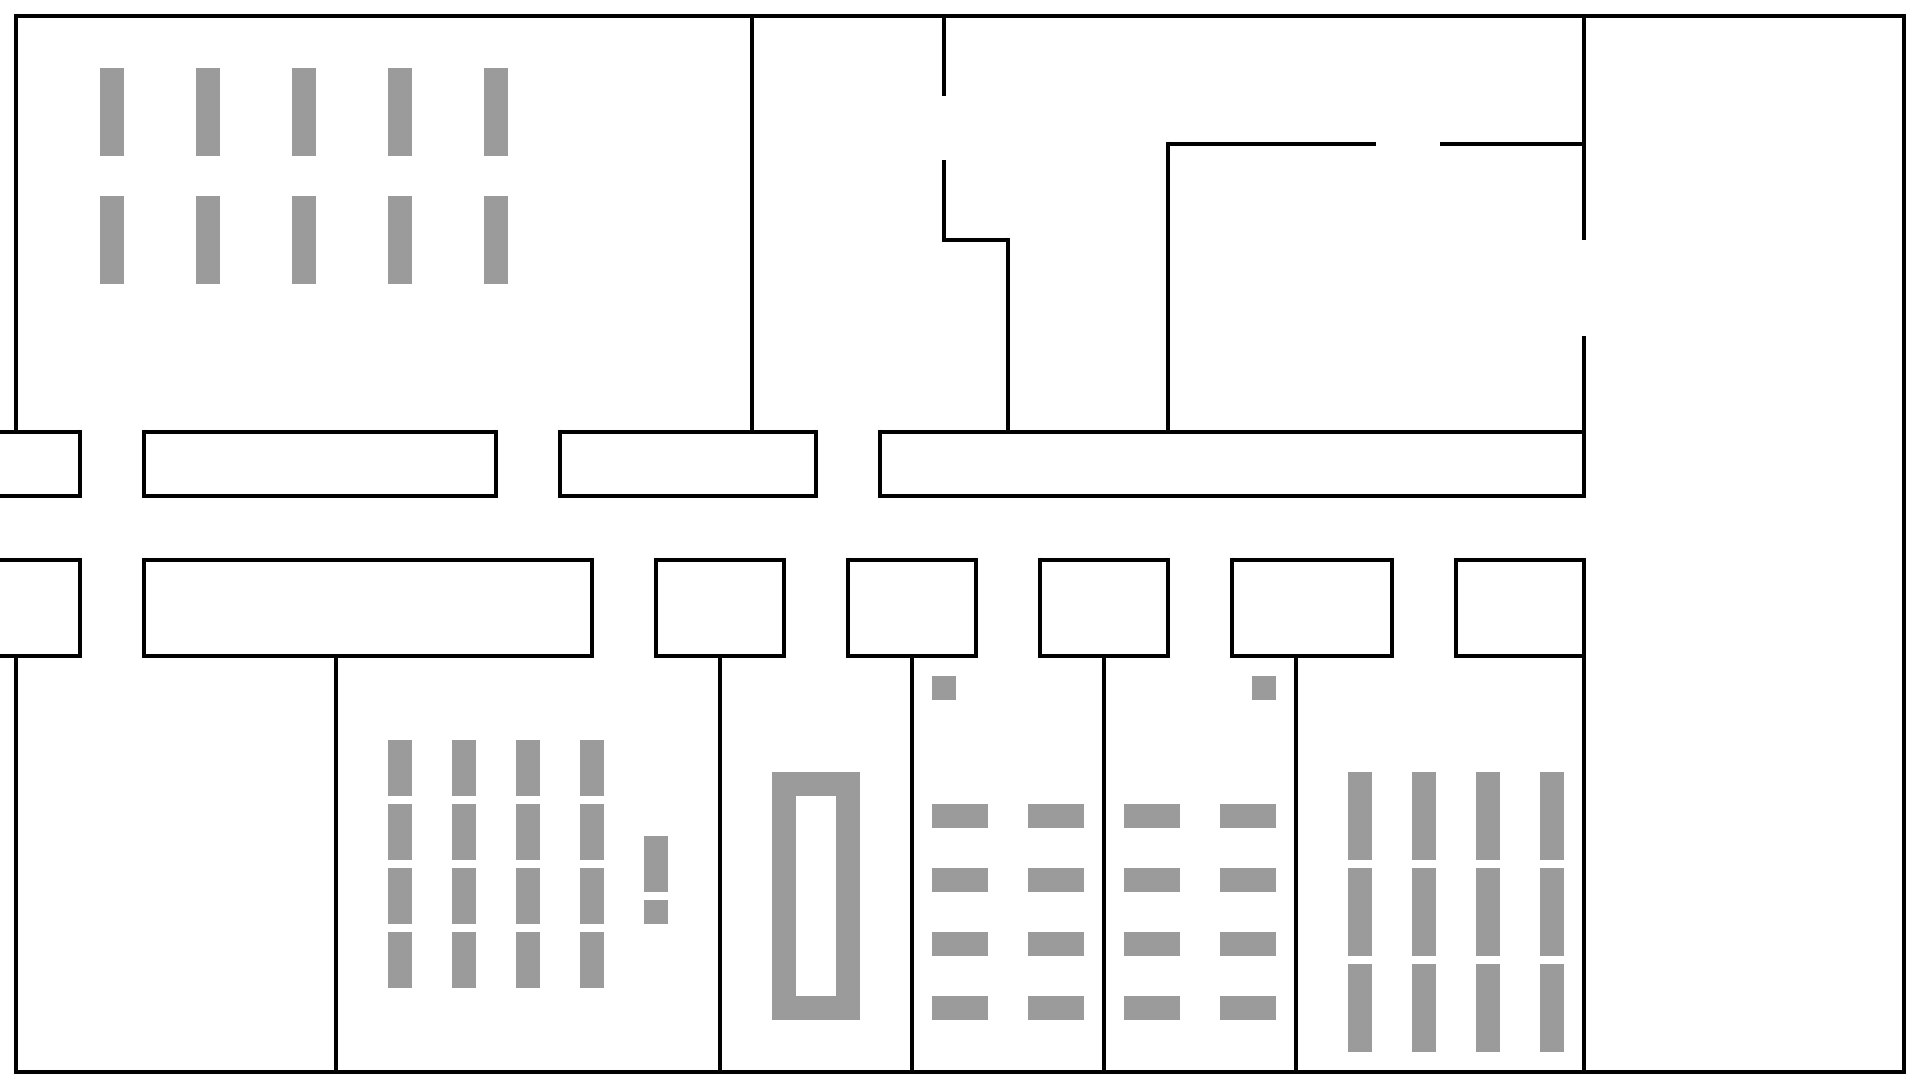

Tiled map render using the project's own tile images. Description and the map definition, with tile-layer contents summarised, below:
An orthogonal 60x34 tile map with 32x32 px tiles, 3 tile layers (floor, tables, walls) and 335 objects (35x dude, 20x door, 10x sign, 2x fire).

<map version="1.2" tiledversion="1.3.1" orientation="orthogonal" renderorder="right-down" compressionlevel="0" width="60" height="34" tilewidth="32" tileheight="32" infinite="0" nextlayerid="14" nextobjectid="413">
 <editorsettings>
  <export target="../maps/polysnack-experimental.json" format="json" />
 </editorsettings>
 <tileset firstgid="1" name="minimal-tileset" tilewidth="32" tileheight="32" tilecount="99" columns="9">
  <image source="../maps/minimal-tileset.png" width="288" height="352" />
 </tileset>
 <layer id="1" name="floor" width="60" height="34">
  <data>[2040 cells, 2040 non-empty, 1 distinct tile ids]</data>
 </layer>
 <layer id="12" name="tables" width="60" height="34">
  <data>[2040 cells, 153 non-empty, 11 distinct tile ids]</data>
 </layer>
 <layer id="2" name="walls" width="60" height="34">
  <data>[2040 cells, 516 non-empty, 11 distinct tile ids]</data>
 </layer>
 <objectgroup id="3" name="navmesh" visible="0">
  <object id="1" x="1816" y="440" width="80" height="208" />
  <object id="2" x="84" y="424" width="55" height="16" />
  <object id="4" x="504" y="424" width="48" height="17" />
  <object id="5" x="24" y="752" width="304" height="312" />
  <object id="6" x="344" y="992" width="368" height="72" />
  <object id="7" x="728" y="768" width="40" height="256" />
  <object id="8" x="992" y="752" width="32" height="176" />
  <object id="11" x="84" y="648" width="55" height="16" />
  <object id="12" x="600" y="648" width="48" height="16" />
  <object id="13" x="792" y="648" width="48" height="16" />
  <object id="14" x="984" y="648" width="48" height="16" />
  <object id="15" x="1176" y="648" width="48" height="16" />
  <object id="16" x="1400" y="648" width="48" height="16" />
  <object id="17" x="1592" y="648" width="304" height="416" />
  <object id="18" x="1592" y="24" width="304" height="240" />
  <object id="19" x="1576" y="248" width="16" height="80" />
  <object id="20" x="952" y="24" width="120" height="80" />
  <object id="21" x="1432" y="24" width="144" height="112" />
  <object id="22" x="1176" y="152" width="400" height="272" />
  <object id="23" x="1384" y="136" width="48" height="16" />
  <object id="24" x="760" y="24" width="176" height="400" />
  <object id="25" x="936" y="104" width="16" height="48" />
  <object id="26" x="952" y="104" width="120" height="128" />
  <object id="27" x="1016" y="232" width="144" height="192" />
  <object id="28" x="936" y="248" width="64" height="176" />
  <object id="29" x="820" y="424" width="55" height="16" />
  <object id="30" x="1816" y="264" width="80" height="48" />
  <object id="31" x="1816" y="312" width="80" height="128" />
  <object id="32" x="1592" y="312" width="112" height="128" />
  <object id="33" x="1704" y="312" width="112" height="128" />
  <object id="34" x="1704" y="440" width="112" height="208" />
  <object id="35" x="1592" y="440" width="112" height="208" />
  <object id="36" x="1704" y="264" width="112" height="48" />
  <object id="37" x="1592" y="264" width="112" height="48" />
  <object id="38" x="1448" y="500" width="144" height="55" />
  <object id="39" x="1400" y="500" width="48" height="148" />
  <object id="40" x="1224" y="500" width="176" height="56" />
  <object id="41" x="1176" y="500" width="48" height="148" />
  <object id="42" x="1032" y="500" width="144" height="56" />
  <object id="43" x="984" y="500" width="48" height="148" />
  <object id="44" x="875" y="500" width="109" height="55" />
  <object id="45" x="820" y="440" width="55" height="115" />
  <object id="46" x="792" y="555" width="48" height="93" />
  <object id="47" x="648" y="501" width="144" height="54" />
  <object id="48" x="600" y="500" width="48" height="148" />
  <object id="49" x="504" y="441" width="48" height="115" />
  <object id="50" x="139" y="500" width="365" height="56" />
  <object id="51" x="0" y="500" width="84" height="56" />
  <object id="52" x="1120" y="24" width="32" height="80" />
  <object id="53" x="1192" y="24" width="192" height="112" />
  <object id="54" x="1384" y="24" width="48" height="112" />
  <object id="55" x="344" y="664" width="120" height="72" />
  <object id="56" x="608" y="664" width="32" height="72" />
  <object id="57" x="640" y="664" width="72" height="72" />
  <object id="58" x="24" y="664" width="88" height="88" />
  <object id="59" x="112" y="664" width="32" height="88" />
  <object id="60" x="144" y="664" width="184" height="88" />
  <object id="61" x="728" y="664" width="72" height="104" />
  <object id="62" x="800" y="664" width="32" height="104" />
  <object id="63" x="832" y="664" width="72" height="104" />
  <object id="64" x="960" y="664" width="32" height="88" />
  <object id="65" x="992" y="664" width="32" height="88" />
  <object id="66" x="1024" y="664" width="72" height="88" />
  <object id="70" x="1304" y="664" width="104" height="104" />
  <object id="71" x="1408" y="664" width="32" height="104" />
  <object id="72" x="1440" y="664" width="136" height="104" />
  <object id="73" x="24" y="352" width="88" height="72" />
  <object id="74" x="112" y="352" width="32" height="72" />
  <object id="75" x="144" y="352" width="80" height="72" />
  <object id="76" x="504" y="352" width="48" height="72" />
  <object id="77" x="552" y="352" width="192" height="72" />
  <object id="78" x="84" y="440" width="55" height="208" />
  <object id="79" x="1072" y="24" width="48" height="80" />
  <object id="80" x="1072" y="104" width="48" height="128" />
  <object id="81" x="1120" y="136" width="40" height="96" />
  <object id="82" x="1152" y="24" width="40" height="80" />
  <object id="83" x="1120" y="104" width="72" height="32" />
  <object id="208" x="552" y="500" width="48" height="56" />
  <object id="234" x="464" y="664" width="144" height="72" />
  <object id="235" x="344" y="736" width="40" height="256" />
  <object id="236" x="416" y="736" width="32" height="256" />
  <object id="237" x="480" y="736" width="32" height="256" />
  <object id="238" x="544" y="736" width="32" height="256" />
  <object id="239" x="608" y="736" width="104" height="96" />
  <object id="240" x="672" y="832" width="40" height="96" />
  <object id="241" x="608" y="832" width="32" height="96" />
  <object id="242" x="608" y="928" width="104" height="64" />
  <object id="245" x="864" y="768" width="40" height="256" />
  <object id="246" x="768" y="1024" width="96" height="40" />
  <object id="250" x="728" y="1024" width="40" height="40" />
  <object id="251" x="864" y="1024" width="40" height="40" />
  <object id="256" x="920" y="752" width="72" height="48" />
  <object id="257" x="1024" y="752" width="72" height="48" />
  <object id="258" x="920" y="832" width="72" height="32" />
  <object id="259" x="1024" y="832" width="72" height="32" />
  <object id="260" x="1024" y="896" width="72" height="32" />
  <object id="261" x="920" y="896" width="72" height="32" />
  <object id="262" x="920" y="960" width="72" height="32" />
  <object id="263" x="920" y="1024" width="72" height="40" />
  <object id="264" x="1024" y="1024" width="72" height="40" />
  <object id="265" x="1024" y="960" width="72" height="32" />
  </objectgroup>
 <objectgroup id="13" name="fires" visible="0">
  <!-- 2 objects omitted --></objectgroup>
 <objectgroup id="4" name="physical-walls">
  <!-- 32 objects omitted --></objectgroup>
 <objectgroup id="10" name="despawn-zones" visible="0">
  <!-- 1 objects omitted --></objectgroup>
 <objectgroup id="11" name="obstacles" visible="0">
  <!-- 38 objects omitted --></objectgroup>
 <objectgroup id="5" name="doors" visible="0">
  <!-- 20 objects omitted --></objectgroup>
 <objectgroup id="6" name="dudes" visible="0">
  <!-- 76 objects omitted --></objectgroup>
 <objectgroup id="8" name="signs">
  <!-- 10 objects omitted --></objectgroup>
</map>
<!-- 234 of 335 objects omitted -->
